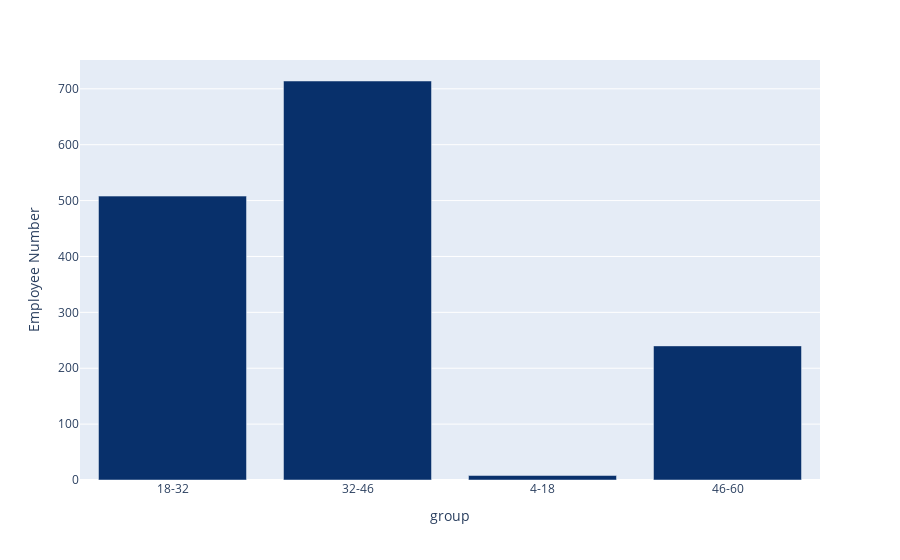

The notebook cell this image was saved under:
### Code cell
df_age = data.groupby('group').count()['Employee Number'].reset_index()
fig = px.bar(df_age,'group','Employee Number',color_discrete_sequence=px.colors.sequential.Blues_r)
fig.show()

### Figure 1 — Plotly figure (JSON) as saved in the notebook; plotly's stock layout.template omitted (floating-point values rounded to 4 significant figures)
{"data": [{"alignmentgroup": "True", "hovertemplate": "group=%{x}<br>Employee Number=%{y}<extra></extra>", "legendgroup": "", "marker": {"color": "rgb(8,48,107)", "pattern": {"shape": ""}}, "name": "", "offsetgroup": "", "orientation": "v", "showlegend": false, "textposition": "auto", "type": "bar", "x": ["18-32", "32-46", "4-18", "46-60"], "xaxis": "x", "y": [508, 714, 8, 240], "yaxis": "y"}], "layout": {"autosize": true, "barmode": "relative", "legend": {"tracegroupgap": 0}, "margin": {"t": 60}, "xaxis": {"anchor": "y", "autorange": true, "domain": [0, 1], "range": [-0.5, 3.5], "title": {"text": "group"}, "type": "category"}, "yaxis": {"anchor": "x", "autorange": true, "domain": [0, 1], "range": [0, 751.6], "title": {"text": "Employee Number"}, "type": "linear"}}}
